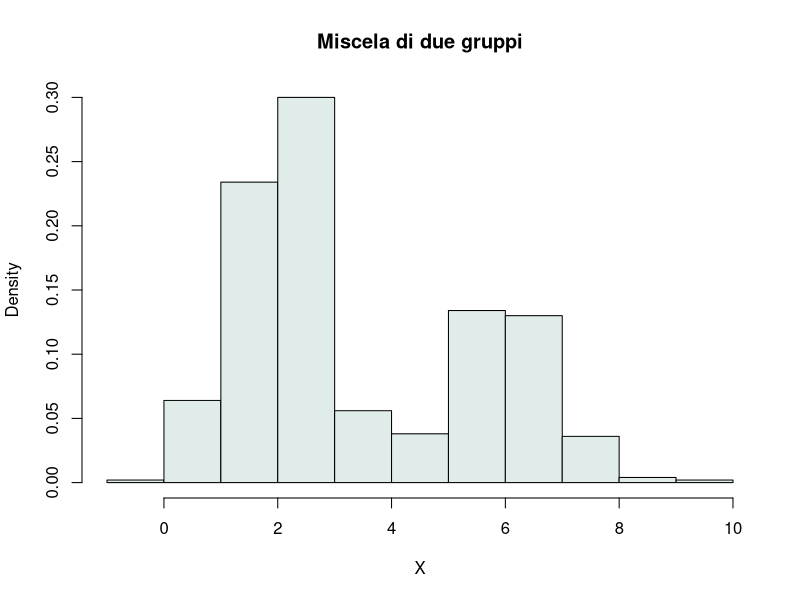

The R source for this figure:
# Due popolazioni adimensionali
set.seed(17)
g54 <- rbinom(500, 1, .65)
mu54 <- ifelse(g54 == 1, 2, 6)
sd54 <- ifelse(g54 == 1, .7, 1)
x54 <- rnorm(500, mu54, sd54)
hist(x54, probability = TRUE,
     main = "Miscela di due gruppi",
     xlab = "X", col = "#E0ECEA")
